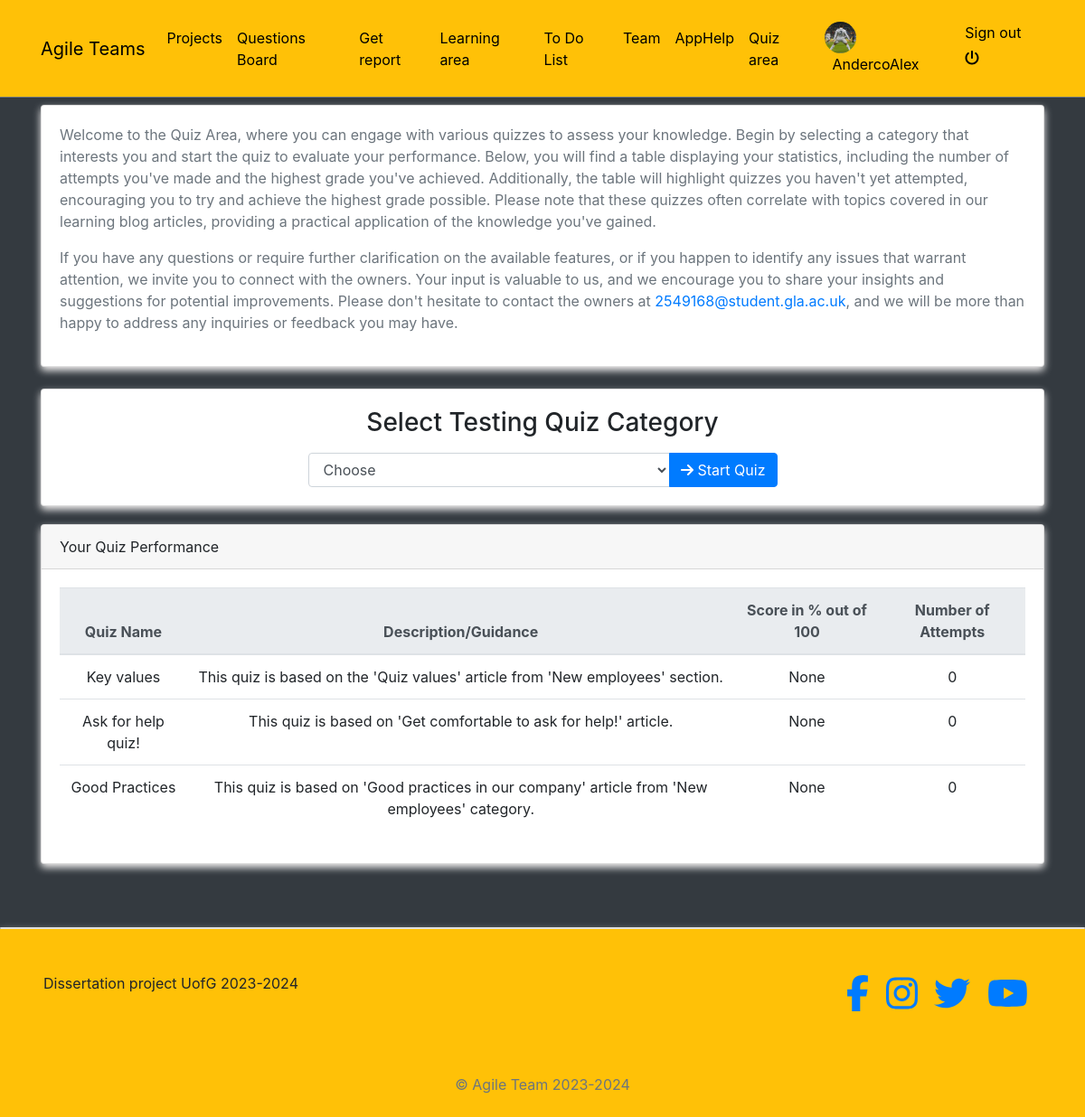
Screenshot of /quiz/home/ (signed in) with the database file from the repository.
### quiz/models.py (models this page shows, shortened)
class BaseModel(models.Model):
    uid = models.UUIDField(primary_key=True, default=uuid.uuid4, editable=False)
    created_at = models.DateTimeField(auto_now_add=True)
    updated_at = models.DateTimeField(auto_now=True)
    class Meta:
        abstract = True

class Category(BaseModel):
    category_name = models.CharField(max_length=100)
    description = models.TextField(blank=True, null=True)

### quiz/views.py (the view)
# urls.py: 2. Add a URL to urlpatterns:  path('', views.home, name='home')
@login_required
def home(request):
    categories = Category.objects.all()
    quizzes_with_attempts = Category.objects.annotate(
        num_attempts=Count('quizscore', filter=Q(quizscore__user=request.user)),
        score=Max('quizscore__score', filter=Q(quizscore__user=request.user)),
        last_attempt_date=Max('quizscore__date_taken', filter=Q(quizscore__user=request.user))
    )
    context = {
        'categories': categories,
        'quizzes_with_attempts': quizzes_with_attempts
    }
    return render(request, 'qcategory.html', context)

### blogs/context_processors.py (called while the page is built)
def get_categories(request):
    categories = Category.objects.all()
    return dict(categories=categories)

### profiles/context_processors.py (called while the page is built)
def profile_pic(request):
    if request.user.is_authenticated:
        user = request.user
        try:
            profile_obj = Profile.objects.get(user=user)
            pic = profile_obj.profile_picture
        except Profile.DoesNotExist:
            pic = None
        return {'picture':pic}
    return {}

def get_profile(request):
    if request.user.is_authenticated:
        user = request.user
        try:
            profile_obj = Profile.objects.get(user=user)
        except Profile.DoesNotExist:
            pic = None
        return {'profile':profile_obj}
    return {}

### templates/qcategory.html (shortened to what this page needs)
{% extends 'base.html' %}
{% block content %}
{% if request.user.is_authenticated %}
<div class="container mt-5 pt-5">
    <div class="card">
        <div class="card-body">
            <p>Welcome to the Quiz Area, where you can engage with various quizzes to assess your knowledge. Begin by selecting a category that interests you and start the quiz to evaluate your performance.
                Below, you will find a table displaying your statistics, including the number of attempts you've made and the highest grade you've achieved. Additionally, the table will highlight quizzes you haven't yet attempted, encouraging you to try and achieve the highest grade possible. Please note that these quizzes often correlate with topics covered in our learning blog articles, providing a practical application of the knowledge you've gained.</p>
                <p>If you have any questions or require further clarification on the available features, or if you happen to identify any issues that warrant attention, we invite you to connect with the owners. Your input is valuable to us, and we encourage you to share your insights and suggestions for potential improvements. Please don't hesitate to contact the owners at <a href="mailto:2549168@student.gla.ac.uk">2549168@student.gla.ac.uk</a>, and we will be more than happy to address any inquiries or feedback you may have.</p>
        </div>
    </div>
    <div class="card mt-4">
        <div class="card-body">
            <h3 class="text-center">Select Testing Quiz Category</h3>
            <div class="row mt-3">
                <div class="col-md-6 col-lg-6 mx-auto">
                    <form id="quizForm" action="{% url 'quiz:quiz' %}" method='get'>
                        <div class="input-group">
                            <select name="category" id="categorySelect" class="form-control">
                                <option value="">Choose</option>
                            </select>
                            <div class="input-group-append">
                                <button type='submit' class="btn btn-primary"><i class="fa fa-arrow-right"></i> Start Quiz</button>
                            </div>
                        </div>
                    </form>
                </div>
            </div>
        </div>
    </div>
    <div class="mb-4">
        <div class="card" style = 'margin-top: 20px;'>
            <div class="card-header">Your Quiz Performance</div>
            <div class="card-body overflow-auto">
                <table class="table">
                    <thead class="thead-light">
                        <tr class="text-center">
                            <th scope="col">Quiz Name</th>
                            <th scope="col">Description/Guidance</th>
                            <th scope="col">Score in % out of 100</th>
                            <th scope="col">Number of Attempts</th>
                        </tr>
                    </thead>
                    <tbody>
                        {% for quiz in quizzes_with_attempts %}
                        <tr class="text-center">
                            <td>{{ quiz.category_name }}</td>
                            <td>{{ quiz.description }}</td>
                            <td>{{ quiz.score }}</td>
                            <td>{{ quiz.num_attempts }}</td>
                        </tr>
                        {% empty %}
                        <tr>
                            <td colspan="4" class="text-center">No quizzes taken yet.</td>
                        </tr>
                        {% endfor %}
                    </tbody>
                </table>
            </div>
        </div>
    </div>
</div>
<div class="card" style="margin-top: 70px;">
</div>
{% else %}
<div class="text-center h3" style="margin-top: 70px;">Please log in to access the quiz.</div>
{% endif %}
{% endblock %}

### templates/navbar.html (shortened to what this page needs)
<!DOCTYPE html>
<html lang="en">
<head>
</head>
<body>
<nav class="navbar navbar-icon-top navbar-expand-lg navbar-dark bg-warning border-bottom border-secondary fixed-top py-3">
    <div class="container">
        <a class="navbar-brand" href="{% url 'help' %}">Agile Teams</a>
        <div class="collapse navbar-collapse" id="navbarSupportedContent">
            <ul class="navbar-nav mr-auto">
                <li class="nav-item">
                    <a class="nav-link" href="{% url "reports:home" %}">Projects</a>
                </li>
                <li class="nav-item">
                    <a class="nav-link" href="{% url "posts:post-list" %}">Questions Board</a>
                </li>
                <li class="nav-item">
                    <a class="nav-link" href="{% url "reports:select-view" %}">Get report</a>
                </li>
                <li class="nav-item">
                    <a class="nav-link" href="{% url 'home' %}">Learning area</a>
                </li>
                <li class="nav-item">
                    <a class="nav-link" href="{% url 'todo' %}">To Do List</a>
                </li>
                <li class="nav-item">
                    <a class="nav-link" href="{% url 'team' %}">Team</a>
                </li>
                <li class="nav-item">
                    <a class="nav-link" href="{% url 'help' %}">AppHelp</a>
                </li>
                <li class="nav-item">
                    <a class="nav-link" href="{% url 'quiz:quiz_home' %}">Quiz area</a>
                </li>
            </ul>
            <ul class='navbar-nav'>
                {% if request.user.is_authenticated %}
                    <li class='nav-item'>
                        <a class='nav-link' href='{% url "profiles:profile-view" %}'>
                            <img src='{{picture.url}}' class='img-avatar' alt='profile picture'>
                            <span class='ml-2'> {{request.user}} </span>
                        </a>
                    </li>
                    <li class="nav-item">
                        <a class="nav-link" href="{% url 'account_logout' %}">
                            Sign out <i class="fas fa-power-off mt-2"></i>
                        </a>
                    </li>
                {% else %}
                    <li class="nav-item">
                        <a class="nav-link" href="{% url 'account_login' %}">
                            Sign in <i class="fa fa-sign-in-alt"></i>
                        </a>
                    </li>
                {% endif %}
            </ul>
        </div>
    </div>
</nav>
</body>
</html>

### static/style.css (style rules this page uses)
.img-avatar { height: 35px; width: 35px; border-radius: 50%; }
body { background-color: orange; }

### static/test.css (style rules this page uses)
body { font-family: 'Arial', sans-serif; background-color: orange; margin: 0; padding: 0; }
.navbar-nav .nav-link { color: black !important; }
.card { box-shadow: 0 4px 8px #f5f3f3; transition: transform 0.3s, box-shadow 0.3s; }
.card-body { padding: 20px; }
p { color: #6c757d; }
.text-center { text-align: center; }

### templates/navbar.html (style rules this page uses)
.navbar-nav .nav-link { color: black !important; }
.navbar-brand { color: black !important; }

### rows the page displays
Category: category_name "Key values", description "This quiz is based on the 'Quiz values' article from 'New employees' section.", score "None", num_attempts "0"
Category: category_name "Ask for help quiz!", description "This quiz is based on 'Get comfortable to ask for help!' article.", score "None", num_attempts "0"
Category: category_name "Good Practices", description "This quiz is based on 'Good practices in our company' article from 'New employees' category.", score "None", num_attempts "0"

### other values shown
{{ request.user }} "AndercoAlex"
